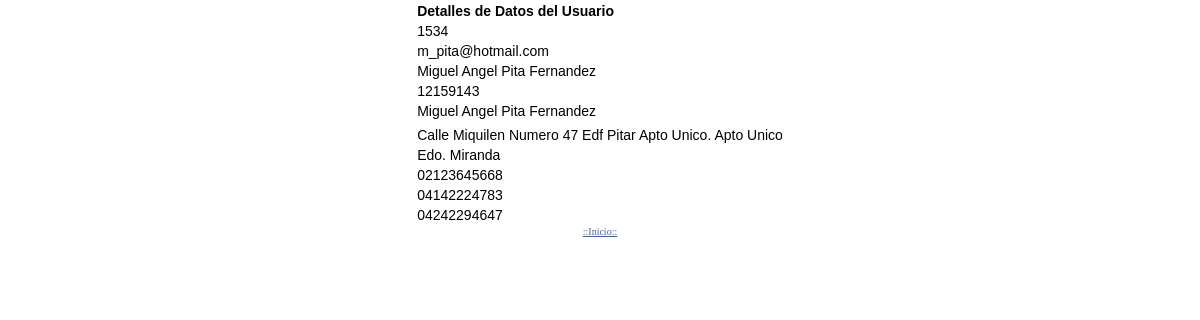
Page /homedir/public_html.bk/administrativo/usuarios/detalles_usuario.php?id_a=1534 on the committed database.
### tables this page shows
CREATE TABLE `users` (
  `ID` mediumint(9) NOT NULL AUTO_INCREMENT,
  `username` varchar(60) DEFAULT NULL,
  `password` varchar(60) DEFAULT NULL,
  `nomape` varchar(40) NOT NULL DEFAULT '',
  `persona` varchar(40) NOT NULL,
  `cedula` varchar(20) NOT NULL DEFAULT '',
  `empresa` varchar(40) NOT NULL DEFAULT '',
  `direccion` varchar(200) NOT NULL DEFAULT '',
  `alternativa` varchar(200) NOT NULL DEFAULT '',
  `estado` varchar(40) NOT NULL,
  `ciudad` varchar(40) NOT NULL,
  `telfijo` varchar(40) NOT NULL DEFAULT '',
  `telcelular` varchar(40) NOT NULL DEFAULT '',
  `correo` varchar(50) NOT NULL DEFAULT '',
  `como` varchar(90) NOT NULL DEFAULT '',
  PRIMARY KEY (`ID`)
);

### homedir/public_html.bk/administrativo/usuarios/detalles_usuario.php (the view, shortened to what this page needs)
<!DOCTYPE html PUBLIC "-//W3C//DTD XHTML 1.0 Transitional//EN" "http://www.w3.org/TR/xhtml1/DTD/xhtml1-transitional.dtd">
<html xmlns="http://www.w3.org/1999/xhtml">
<head>
</head>
<?php
$link = mysql_connect("localhost", "courierp_courier", "hVAC53fjGa7F");
$result = mysql_query("SELECT * FROM courierp_miembros.users WHERE ID = '".$_GET['id_a']."'", $link);
if ($row = mysql_fetch_array($result)){
echo "<table border = '0' align='center'> \n";
echo "<tr> \n";
echo "<td><b>Detalles de Datos del Usuario</b></td> \n";
echo "</tr> \n";
do {
echo "<tr> \n";
echo "<td>".$row["ID"]."</td>";
echo "</tr> \n";
echo "<td>".$row["username"]."</td> ";
echo "<td>".$row["nomape"]."</td>";
echo "<td>".$row["cedula"]."</td>";
echo "<td>".$row["empresa"]."</td>";
echo "<td>".$row["direcion"]."</td>";
echo "<td>".$row["alternativa"]."</td>";
echo "<td>".$row["estado"]."</td>";
echo "<td>".$row["telfijo"]."</td>";
echo "<td>".$row["telcelular"]."</td>";
echo "<td>".$row["correo"]."</td>";
} while ($row = mysql_fetch_array($result));
echo "</table>";
} else {
echo "¡ La base de datos está vacia !";
}
?>
<div align='center'><font face='verdana' size='-2'><a href='usuarios.php'>::Inicio::</a></font></div>
</body>
</html>

### homedir/public_html.bk/administrativo/usuarios/detalles_usuario.php (style rules this page uses)
body,td,th { font-family: Verdana, Arial, Helvetica, sans-serif; font-size: 14px; color: #000000; }
a:link { color: #42679E; }

### rows in the picture
users: ID "1534", username "m_pita@hotmail.com", nomape "Miguel Angel Pita Fernandez", cedula "12159143", empresa "Miguel Angel Pita Fernandez", alternativa "Calle Miquilen Numero 47 Edf Pitar Apto Unico. Apto Unico", estado "Edo. Miranda", telfijo "02123645668", telcelular "04142224783", correo "04242294647"
